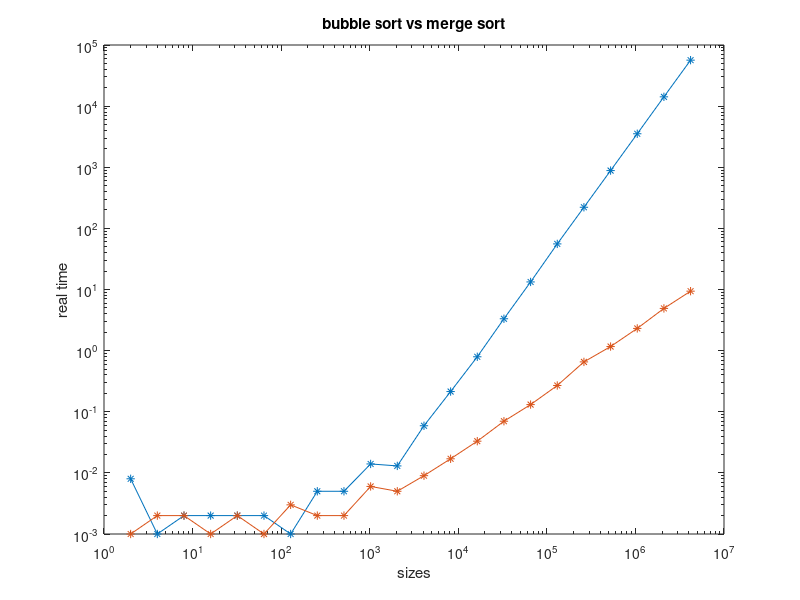

Recreate this plot in MATLAB.
bubble_test = [
    2       0.008     0.000     0.000
    4       0.001     0.000     0.000
    8       0.002     0.000     0.000
    16      0.002     0.000     0.000
    32      0.002     0.000     0.000
    64      0.002     0.000     0.000
    128     0.001     0.000     0.000
    256     0.005     0.000     0.000
    512     0.005     0.000     0.000
    1024    0.014     0.004     0.000
    2048    0.013     0.008     0.000
    4098    0.059     0.040     0.000
    8192    0.214     0.184     0.000
    16384   0.793     0.732     0.028
    32768   3.321     3.192     0.040
    65536   13.300    13.268    0.004
    131072  55.720    54.972    0.188
    262144  221.518   221.012   0.136
    524288  882.027   880.232   0.456
    1048576 3531.714  3525.856  2.016
    2097152 14189.293 14171.008 5.700
    4194304 56500.826 56460.120 15.696
]

merge_test = [
    2       0.001 0.000 0.000
    4       0.002 0.000 0.000
    8       0.002 0.000 0.000
    16      0.001 0.000 0.000
    32      0.002 0.000 0.000
    64      0.001 0.000 0.000
    128     0.003 0.000 0.000
    256     0.002 0.000 0.000
    512     0.002 0.000 0.000
    1024    0.006 0.000 0.000
    2048    0.005 0.004 0.000
    4096    0.009 0.008 0.000
    8192    0.017 0.016 0.000
    16384   0.033 0.028 0.000
    32768   0.070 0.060 0.000
    65536   0.131 0.124 0.000
    131072  0.269 0.244 0.012
    262144  0.654 0.528 0.016
    524288  1.166 1.084 0.020
    1048576 2.309 2.232 0.028
    2097152 4.905 4.500 0.152
    4194304 9.392 9.072 0.152
]


sizes = bubble_test(:,1);

bubble_times = bubble_test(:, 2);
merge_times = merge_test(:, 2);
loglog(sizes, bubble_times, '-*', sizes, merge_times, '-*');
title('bubble sort vs merge sort');
xlabel('sizes');
ylabel('real time');